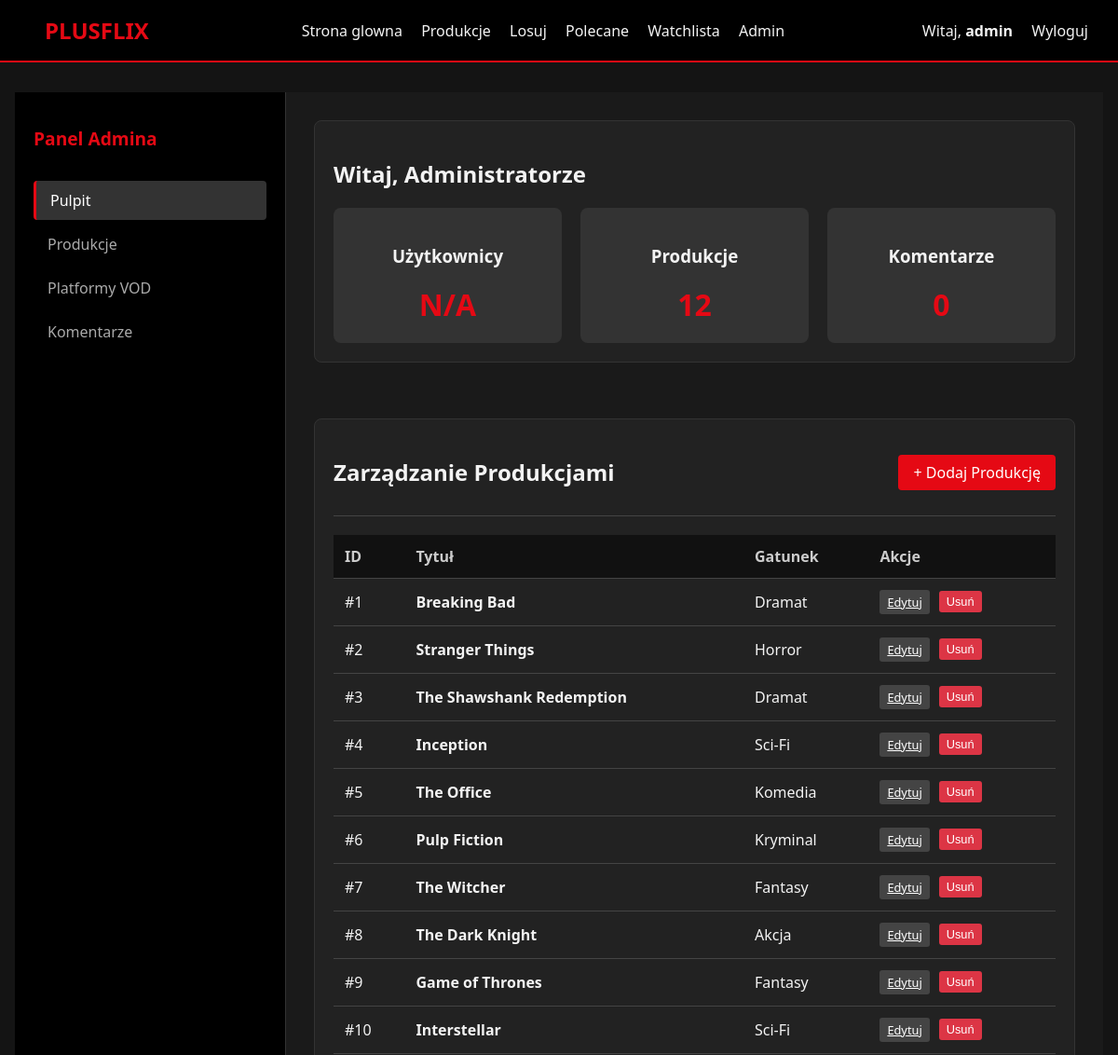
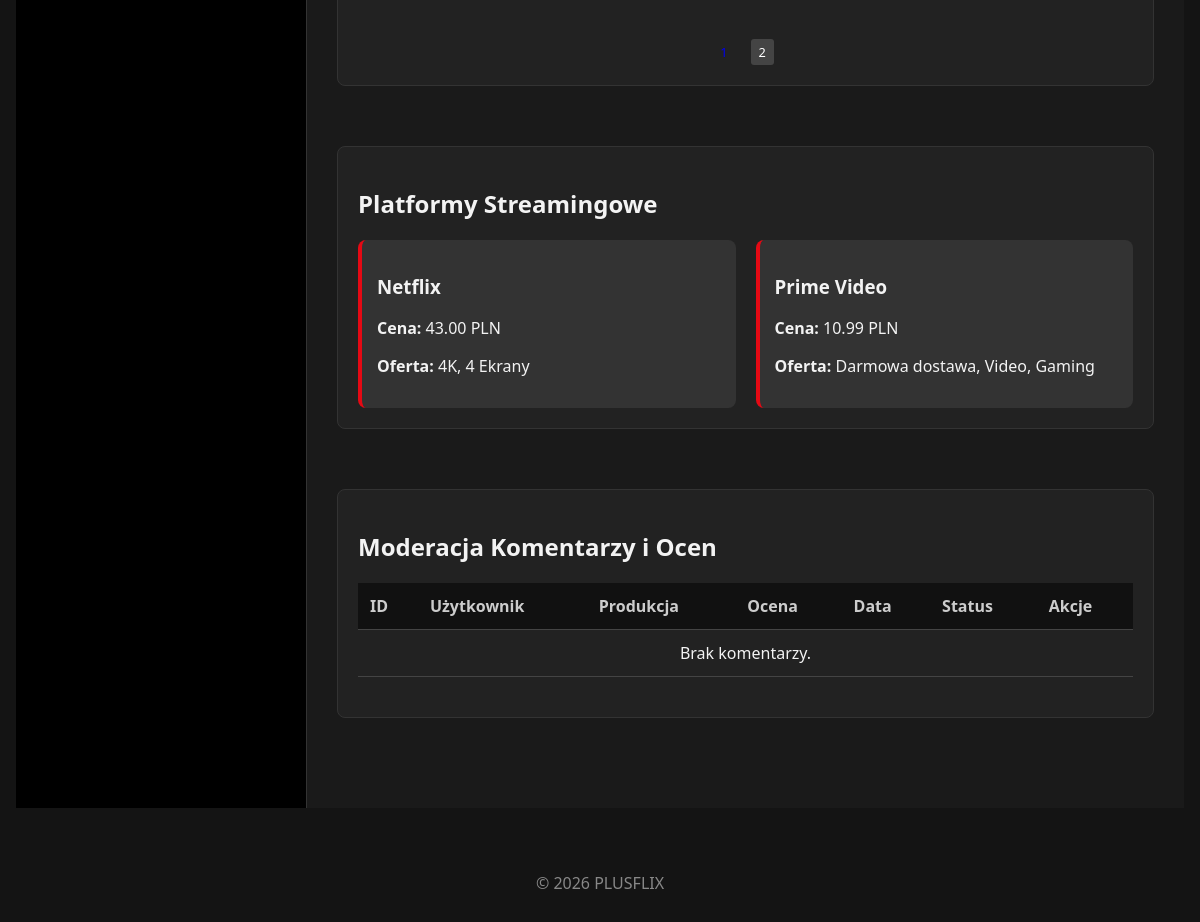
The app's page /pages/admin (signed in) with its own data (2 pictures, top to bottom).
### tables this page shows
CREATE TABLE IF NOT EXISTS productions (
    id INT AUTO_INCREMENT PRIMARY KEY,
    title VARCHAR(255) NOT NULL,
    type VARCHAR(50) NOT NULL,
    genre_id INT,
    description TEXT,
    streaming_platforms_id INT,
    year INT,
    rating DECIMAL(3,1),
    created_at TIMESTAMP DEFAULT CURRENT_TIMESTAMP,
    FOREIGN KEY (genre_id) REFERENCES genres(id),
    FOREIGN KEY (streaming_platforms_id) REFERENCES streaming_platforms(id)
    );

CREATE TABLE IF NOT EXISTS genres (
    id INT AUTO_INCREMENT PRIMARY KEY,
    name VARCHAR(100) NOT NULL UNIQUE
);

CREATE TABLE IF NOT EXISTS streaming_platforms (
    id INT AUTO_INCREMENT PRIMARY KEY,
    name VARCHAR(100) NOT NULL,
    price DECIMAL(10,2),
    offer TEXT
    );

### app/Controllers/Pages.php (called while the page is built, shortened)
<?php
class Pages extends Controller {
    private $movieModel;
    private $ratingModel;
    private $streamingModel;
    public function __construct() {
        $this->movieModel = $this->model('Movie');
        $this->ratingModel = $this->model('Rating');
        $this->streamingModel = $this->model('Streaming');
    }
    public function admin($page = 1): void {
        $limit = 10;
        $offset = ($page - 1) * $limit;
        $totalMovies = $this->movieModel->getTotalMoviesCount();
        $movies = $this->movieModel->getMoviesWithPagination($limit, $offset);
        $ratings = $this->ratingModel->getAllRatings();
        $platforms = $this->streamingModel->getAllStreamings();
        $stats = [
            'users' => 'N/A',
            'movies' => $totalMovies,
            'ratings' => count($ratings)
        ];
        $data = [
            'movies' => $movies,
            'ratings' => $ratings,
            'platforms' => $platforms,
            'currentPage' => (int)$page,
            'totalPages' => ceil($totalMovies / $limit),
            'stats' => $stats,
            'css' => ['admin', 'reviews']
        ];
        $this->view('pages/admin', $data);
    }
}

### core/Router.php (called while the page is built, shortened)
<?php
class Router {
    protected string $currentMethod = 'index';
    public function __construct() {
        $url = $this->getUrl();
        if ($url && strtolower($url[0]) === 'detail') {
            $this->currentController = 'App\\Controllers\\Pages';
            $this->currentMethod = 'detail';
            unset($url[0]);
        } elseif ($url && file_exists('../app/Controllers/' . ucwords($url[0]) . '.php')) {
            unset($url[0]);
        }
        $this->currentController = new $this->currentController;
        if (isset($url[1])) {
            if (method_exists($this->currentController, $url[1])) {
                $this->currentMethod = $url[1];
                unset($url[1]);
            }
        } else if (isset($url[0]) && method_exists($this->currentController, $url[0])) {
            $this->currentMethod = $url[0];
            unset($url[0]);
        }
        $this->params = $url ? array_values($url) : [];
        call_user_func_array([$this->currentController, $this->currentMethod], $this->params);
    }
    public function getUrl(): ?array {
        if (isset($_GET['url'])) {
            $url = rtrim($_GET['url'], '/');
            $url = filter_var($url, FILTER_SANITIZE_URL);
            return explode('/', $url);
        }
        return null;
    }
}

### public/index.php (called while the page is built, shortened)
<?php
spl_autoload_register(function($className) {
    $className = str_replace('\\', '/', $className);
    $file = '../' . $className . '.php';
});
$init = new Router();

### core/Database.php (called while the page is built, shortened)
<?php
class Database {
    private string $host = DB_HOST;
    private string $user = DB_USER;
    private string $pass = DB_PASS;
    private string $dbname = DB_NAME;
    private ?PDO $dbh = null;
    private $stmt;
    public function __construct() {
        $dsn = 'mysql:host=' . $this->host . ';dbname=' . $this->dbname;
        $options = [
            PDO::ATTR_PERSISTENT => true,
            PDO::ATTR_ERRMODE => PDO::ERRMODE_EXCEPTION,
            PDO::ATTR_DEFAULT_FETCH_MODE => PDO::FETCH_OBJ
        ];
        try {
            $this->dbh = new PDO($dsn, $this->user, $this->pass, $options);
        } catch (PDOException $e) {
            $this->error = $e->getMessage();
            echo "Błąd połączenia: " . $this->error;
        }
    }
    public function query(string $sql): void {
        $this->stmt = $this->dbh->prepare($sql);
    }
    public function bind($param, $value, $type = null): void {
        if (is_null($type)) {
            $type = match (true) {
                is_int($value) => PDO::PARAM_INT,
                is_bool($value) => PDO::PARAM_BOOL,
                is_null($value) => PDO::PARAM_NULL,
                default => PDO::PARAM_STR,
            };
        }
        $this->stmt->bindValue($param, $value, $type);
    }
    public function execute(): bool {
        return $this->stmt->execute();
    }
    public function resultSet(): array {
        $this->execute();
        return $this->stmt->fetchAll();
    }
}

### app/Models/Movie.php (called while the page is built, shortened)
<?php
class Movie extends Model {
    public function getMoviesWithPagination($limit, $offset) {
        $this->db->query('SELECT p.*, g.name as genre, sp.name as streaming_platforms
                      FROM productions p
                      LEFT JOIN genres g ON p.genre_id = g.id
                      Left JOIN streaming_platforms sp ON p.streaming_platforms_id = sp.id
                      ORDER BY p.created_at DESC
                      LIMIT :limit OFFSET :offset');
        $this->db->bind(':limit', $limit);
        $this->db->bind(':offset', $offset);
        return $this->db->resultSet();
    }
    public function getTotalMoviesCount() {
        $this->db->query('SELECT COUNT(*) as total FROM productions');
        $row = $this->db->single();
        return $row->total;
    }
}

### core/Model.php (called while the page is built, shortened)
<?php
abstract class Model {
    public function __construct(Database $db) {
        $this->db = $db;
    }
}

### app/Models/Streaming.php (called while the page is built, shortened)
<?php
class Streaming extends Model {
    public function getAllStreamings() {
        $this->db->query("SELECT * FROM streaming_platforms ORDER BY name ASC");
        return $this->db->resultSet();
    }
}

### app/Views/pages/admin.php (the view, shortened to what this page needs)
<?php require APPROOT . '/Views/inc/header.php'; ?>
    <div class="admin-container">
        <aside class="admin-sidebar">
            <h2>Panel Admina</h2>
            <nav id="admin-nav">
                <a href="#dashboard" class="active">Pulpit</a>
                <a href="#productions">Produkcje</a>
                <a href="#streaming">Platformy VOD</a>
                <a href="#comments">Komentarze</a>
            </nav>
        </aside>
        <main class="admin-content">
            <section id="dashboard" class="admin-section">
                <h1>Witaj, Administratorze</h1>
                <div class="stats-grid">
                    <div class="stat-card">
                        <h3>Użytkownicy</h3>
                        <p class="stat-number">N/A</p>
                    </div>
                    <div class="stat-card">
                        <h3>Produkcje</h3>
                        <p class="stat-number"><?php echo $data['stats']['movies']; ?></p>
                    </div>
                    <div class="stat-card">
                        <h3>Komentarze</h3>
                        <p class="stat-number"><?php echo $data['stats']['ratings']; ?></p>
                    </div>
                </div>
            </section>
            <section id="productions" class="admin-section">
                <div class="section-header">
                    <h2>Zarządzanie Produkcjami</h2>
                    <a href="<?php echo URLROOT; ?>/pages/addProduction" class="btn btn-primary">+ Dodaj Produkcję</a>
                </div>
                <div class="table-responsive">
                    <table class="admin-table">
                        <thead>
                        <tr><th>ID</th><th>Tytuł</th><th>Gatunek</th><th>Akcje</th></tr>
                        </thead>
                        <tbody>
                        <?php if(!empty($data['movies'])) : ?>
                            <?php foreach($data['movies'] as $movie) : ?>
                                <tr>
                                    <td>#<?php echo $movie->id; ?></td>
                                    <td><strong><?php echo $movie->title; ?></strong></td>
                                    <td><?php echo $movie->genre; ?></td>
                                    <td>
                                        <div style="display: flex; gap: 5px;">
                                            <a href="<?php echo URLROOT; ?>/pages/editProduction/<?php echo $movie->id; ?>" class="btn-sm btn-edit">Edytuj</a>
                                            <form action="<?php echo URLROOT; ?>/pages/deleteProduction/<?php echo $movie->id; ?>" method="post" onsubmit="return confirm('Czy na pewno chcesz usunąć tę produkcję?');">
                                                <button type="submit" class="btn-sm btn-delete">Usuń</button>
                                            </form>
                                        </div>
                                    </td>
                                </tr>
                            <?php endforeach; ?>
                        <?php else : ?>
                            <tr><td colspan="4" style="text-align: center;">Brak produkcji do wyświetlenia.</td></tr>
                        <?php endif; ?>
                        </tbody>
                    </table>
                </div>
                <?php if($data['totalPages'] > 1) : ?>
                    <div class="pagination" style="display: flex; justify-content: center; gap: 10px; margin-top: 20px;">
                        <?php for($i = 1; $i <= $data['totalPages']; $i++) : ?>
                            <a href="<?php echo URLROOT; ?>/pages/admin/<?php echo $i; ?>#productions"
                               class="btn-sm <?php echo ($i == $data['currentPage']) ? 'btn-primary' : 'btn-edit'; ?>"
                               style="text-decoration: none;">
                                <?php echo $i; ?>
                            </a>
                        <?php endfor; ?>
                    </div>
                <?php endif; ?>
            </section>
            <section id="streaming" class="admin-section">
                <h2>Platformy Streamingowe</h2>
                <div class="grid-streaming">
                    <?php if(!empty($data['platforms'])) : ?>
                        <?php foreach($data['platforms'] as $platform) : ?>
                            <div class="streaming-card">
                                <h3><?php echo $platform->name; ?></h3>
                                <p><strong>Cena:</strong> <?php echo $platform->price; ?> PLN</p>
                                <p><strong>Oferta:</strong> <?php echo $platform->offer; ?></p>
                            </div>
                        <?php endforeach; ?>
                    <?php else: ?>
                        <p>Brak danych o platformach.</p>
                    <?php endif; ?>
                </div>
            </section>
            <section id="comments" class="admin-section">
                <h2>Moderacja Komentarzy i Ocen</h2>
                <div class="table-responsive">
                    <table class="admin-table">
                        <thead>
                        <tr>
                            <th>ID</th>
                            <th>Użytkownik</th>
                            <th>Produkcja</th>
                            <th>Ocena</th>
                            <th>Data</th>
                            <th>Status</th>
                            <th>Akcje</th>
                        </tr>
                        </thead>
                        <tbody>
                        <?php if(!empty($data['ratings'])) : ?>
                            <?php foreach($data['ratings'] as $rating) : ?>
                                <tr>
                                    <td><?php echo $rating->id; ?></td>
                                    <td><?php echo $rating->username; ?></td>
                                    <td><?php echo $rating->production_title; ?></td>
                                    <td><?php echo $rating->rating; ?>/10</td>
                                    <td><?php echo date('d.m.Y H:i', strtotime($rating->created_at)); ?></td>
                                    <td>
                                        <span class="badge" style="background: <?php echo $rating->is_approved ? 'green' : 'orange'; ?>;">
                                            <?php echo $rating->is_approved ? 'Zatwierdzony' : 'Oczekuje'; ?>
                                        </span>
                                    </td>
                                    <td>
                                        <div style="display: flex; gap: 5px;">
                                            <?php if(!$rating->is_approved) : ?>
                                                <form action="<?php echo URLROOT; ?>/pages/approveRating/<?php echo $rating->id; ?>" method="post">
                                                    <button type="submit" class="btn-sm btn-edit">Zatwierdź</button>
                                                </form>
                                            <?php endif; ?>
                                            <form action="<?php echo URLROOT; ?>/pages/deleteRating/<?php echo $rating->id; ?>" method="post" onsubmit="return confirm('Usunąć ocenę?');">
                                                <button type="submit" class="btn-sm btn-delete">Usuń</button>
                                            </form>
                                        </div>
                                    </td>
                                </tr>
                            <?php endforeach; ?>
                        <?php else : ?>
                            <tr><td colspan="7" style="text-align: center;">Brak komentarzy.</td></tr>
                        <?php endif; ?>
                        </tbody>
                    </table>
                </div>
            </section>
        </main>
    </div>
<?php require APPROOT . '/Views/inc/footer.php'; ?>

### public/css/style.css (style rules this page uses)
:root { --primary: #e50914; --dark: #141414; --light: #f3f3f3; --grey: #333; }
body { font-family: 'Segoe UI', Tahoma, Geneva, Verdana, sans-serif; margin: 0; background-color: var(--dark); color: var(--light); }
.btn { background: var(--primary); color: white; padding: 0.5rem 1rem; border: none; border-radius: 4px; cursor: pointer; text-decoration: none; display: inline-block; }

### public/css/admin.css (style rules this page uses)
.admin-sidebar { width: 250px; background-color: #000; padding: 20px; border-right: 1px solid #333; }
.admin-sidebar h2 { color: var(--primary); font-size: 1.2rem; margin-bottom: 2rem; }
.admin-sidebar nav a { display: block; color: #aaa; text-decoration: none; padding: 10px 15px; margin-bottom: 5px; border-radius: 4px; transition: background 0.3s; }
.admin-sidebar nav a:hover, .admin-sidebar nav a.active { background-color: #333; color: white; border-left: 3px solid var(--primary); }
.admin-content { flex: 1; padding: 30px; overflow-y: auto; }
.admin-section { margin-bottom: 60px; background: #222; padding: 20px; border-radius: 8px; border: 1px solid #333; }
.section-header { display: flex; justify-content: space-between; align-items: center; margin-bottom: 20px; border-bottom: 1px solid #444; padding-bottom: 10px; }
.stats-grid { display: grid; grid-template-columns: repeat(auto-fit, minmax(200px, 1fr)); gap: 20px; }
.stat-card { background: #333; padding: 20px; border-radius: 8px; text-align: center; }
.stat-number { font-size: 2rem; font-weight: bold; color: var(--primary); margin: 10px 0 0; }
.table-responsive { overflow-x: auto; }
.admin-table { width: 100%; border-collapse: collapse; margin-bottom: 20px; }
.admin-table th, .admin-table td { padding: 12px; text-align: left; border-bottom: 1px solid #444; }
.admin-table th { background-color: #111; color: #ccc; }
.btn-sm { padding: 4px 8px; font-size: 0.8rem; border: none; border-radius: 3px; cursor: pointer; margin-right: 5px; }
.btn-edit { background: #444; color: white; }
.btn-delete { background: #dc3545; color: white; }
.grid-streaming { display: grid; grid-template-columns: repeat(auto-fill, minmax(300px, 1fr)); gap: 20px; }
.streaming-card { background: #333; padding: 15px; border-radius: 8px; border-left: 4px solid var(--primary); }

### records on screen
productions: id "1", title "Breaking Bad", genre.name "Dramat"
productions: id "2", title "Stranger Things", genre.name "Horror"
productions: id "3", title "The Shawshank Redemption", genre.name "Dramat"
productions: id "4", title "Inception", genre.name "Sci-Fi"
productions: id "5", title "The Office", genre.name "Komedia"
productions: id "6", title "Pulp Fiction", genre.name "Kryminal"
productions: id "7", title "The Witcher", genre.name "Fantasy"
productions: id "8", title "The Dark Knight", genre.name "Akcja"
productions: id "9", title "Game of Thrones", genre.name "Fantasy"
productions: id "10", title "Interstellar", genre.name "Sci-Fi"
streaming_platforms: name "Netflix", price "43.00", offer "4K, 4 Ekrany"
streaming_platforms: name "Prime Video", price "10.99", offer "Darmowa dostawa, Video, Gaming"

### other values on screen
$_SESSION['username'] "admin"
$data['stats']['movies'] "12"
$data['stats']['ratings'] "0"
